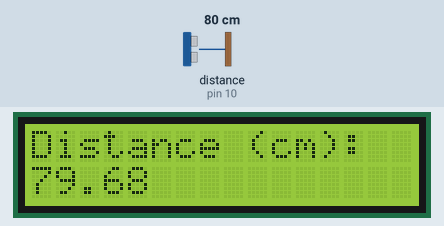
Bench run of a sketch on a simulated Arduino Uno, built with avr-gcc and run on an emulated ATmega328P. Shown: 16×2 character LCD. Wiring (inferred from the names in the program): ultrasonic range finder: trigger pin 9; echo pin 10. The test bench sets the inputs (shaded band); at power-on: distance to the obstacle (sensor on pin 10) 80 cm. The echo pulse lasts 58.3 µs per cm.

Above: at 1.2 s.
1.3 s: distance to the obstacle (sensor on pin 10) set to 2 cm
At 1.65 s:
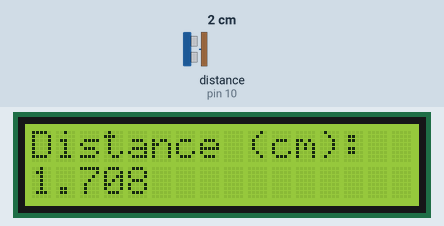
2.9 s: distance to the obstacle (sensor on pin 10) set to 4 cm
At 3.8 s:
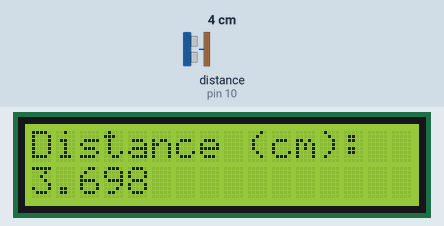
4.4 s: distance to the obstacle (sensor on pin 10) set to 9 cm
At 5.6 s:
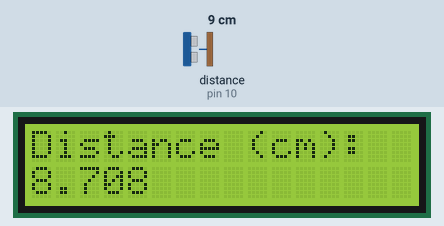
Timing chart, 0 to 7.4 s (numbered marks = the images above; inputs shaded):
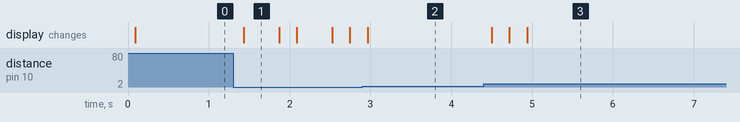

The sketch:

lcd_ultrasonic.ino
```cpp
#include <LiquidCrystal_I2C.h> // Library for LCD

// Wiring: SDA pin is connected to A4 and SCL pin to A5.
// Connect to LCD via I2C, default address 0x27 (A0-A2 not jumpered)
LiquidCrystal_I2C lcd = LiquidCrystal_I2C(0x27, 16, 2); // Change to (0x27,16,2) for 16x2 LCD.

// Arduino pin that the ultrasonic's TRIG pin is connected to
const int TRIG_PIN = 9;
// Arduino pin that the US's ECHO pin is connected to
const int ECHO_PIN = 10;
// holds the time of the US wave, and how far away the object is
float duration, distance;
// speed of US waves in cm/microsecond
const float WAVE_SPEED = 0.0343;

void setup() {
  // Initiate the LCD:
  lcd.init();
  lcd.backlight();
  // set up US
  pinMode(TRIG_PIN, OUTPUT); // put output to US's TRIG pin
  pinMode(ECHO_PIN, INPUT); // take input from US's ECHO pin
  Serial.begin(9600); // start Serial connection
}
void loop() {
  // get distance from ultrasonic
  // make sure TRIG_PIN starts at LOW
  digitalWrite(TRIG_PIN, LOW);
  delayMicroseconds(2);
  // set TRIG_PIN high for 10 microseconds, then back to LOW
  digitalWrite(TRIG_PIN, HIGH);
  delayMicroseconds(10);
  digitalWrite(TRIG_PIN, LOW);

  // store time for how long ECHO_PIN is HIGH, in microseconds
  duration = pulseIn(ECHO_PIN, HIGH);

  // use equation: distance = speed x time
  // divide duration by 2 because US wave travels to object AND back
  distance = WAVE_SPEED * (duration/2);

  // Print distance on LCD
  // Print 'Hello World!' on the first line of the LCD:
  lcd.setCursor(0, 0); // Set the cursor on the first column and first row.
  lcd.print("Distance (cm):");
  lcd.setCursor(0, 1); //Set the cursor on the first column and the second row
  lcd.print(distance);
  delay(200);
}
```

Measured:
- after the input at 1.3 s, the display: changes after 0.13 s (image 1)
- after the input at 2.9 s, the display: changes after 0.07 s (image 2)
- after the input at 4.4 s, the display: changes after 0.10 s (image 3)
- what the display in image 1 shows lasts 0.5 s, from 1.4 s to 1.9 s
